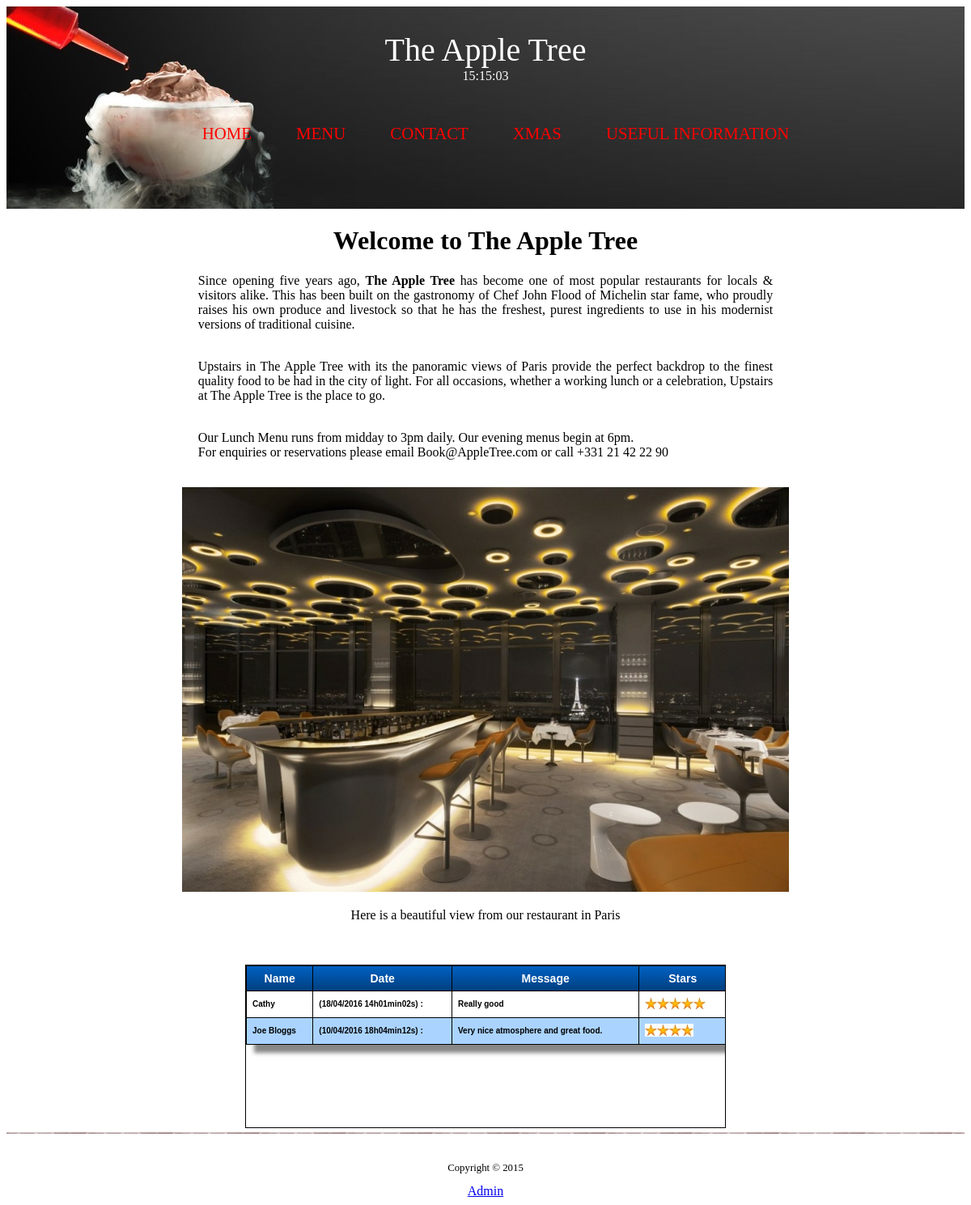
The app's page /restaurantdb/index.php with its own data.
### tables this page shows
CREATE TABLE IF NOT EXISTS `pages` (
`id` int(11) NOT NULL,
  `page` varchar(255) NOT NULL,
  `title` varchar(255) NOT NULL,
  `text` text NOT NULL
);

CREATE TABLE IF NOT EXISTS `images` (
`id` int(11) NOT NULL,
  `name` varchar(255) NOT NULL,
  `page` varchar(255) NOT NULL,
  `description` varchar(255) NOT NULL
);

CREATE TABLE IF NOT EXISTS `comments` (
`id` int(11) NOT NULL,
  `created_at` datetime NOT NULL,
  `name` varchar(20) NOT NULL,
  `email` varchar(30) NOT NULL,
  `message` text NOT NULL,
  `star` int(1) NOT NULL,
  `show_comment` int(1) NOT NULL DEFAULT '0'
);

### restaurantdb/index.php (the view, shortened to what this page needs)
<?php
include("inc/head.php");
include("inc/header.php");
include("db/config.php");
?>
<div class="para">
<?php
$sql = "SELECT * FROM pages WHERE page='home'";
$result = $conn->query($sql);
if ($result->num_rows > 0) {
	while($row = $result->fetch_assoc()) {
		echo '<h1>'.$row["title"].'</h1>';
		echo $row["text"];
	}
}
?>
</div>
<?php
$sql = "SELECT * FROM images WHERE page='home'";
$result = $conn->query($sql);
while($row = $result->fetch_assoc()) {
	echo '<image src="images/'.$row["name"].'">';
	echo '<p>'.$row["description"].'</p>';
}
?>
<div class="comments">
<?php
$sql = "SELECT name, DATE_FORMAT(created_at, '%d/%m/%Y %Hh%imin%ss') AS date, message, show_comment, star FROM comments ORDER BY ID DESC";
$result = $conn->query($sql);
if ($result->num_rows > 0)
{
?>
	<div class="tableau">
		<table >
			<tr>
				<td >
					Name
				</td>
				<td>
					Date
				</td>
				<td>
					Message
				</td>
				<td>
					Stars
				</td>
			</tr>
<?php
		while($row = $result->fetch_assoc())
		{
			if($row['show_comment']==1)
			{
				echo '<tr>';
				echo '<td><strong>'.$row["name"].'</strong></td>';
				echo '<td>('.$row["date"].') : </td>';
				echo '<td>'.$row["message"].'</td>';
				$star = $row["star"];
				echo '<td>';
				while ($star > 0)
				{
					echo '<image src="graphics/star.jpg" alt="star">';
					$star = $star - 1;
				}
				echo '</td>';
				echo '</tr>';
			}
		}
		echo '</table>';
	echo '</div>';
}
?>
</div>
<?php
include("inc/footer.php");
?>

### restaurantdb/inc/head.php (shortened to what this page needs)
<!DOCTYPE html>
<html>
	<head>
		<link rel="stylesheet" href="./css/style.css" />
	</head>

### restaurantdb/inc/header.php (shortened to what this page needs)
<?php
include("head.php");
include("./db/config.php");
?>
<header>
	<h1>The Apple Tree</h1>
	<div class="hour">
	<div id="clockdiv"></div>
	</div>
	<nav>
		<ul>
			<li><a href="index.php">home</a></li>
			<li><a href="menu.php">menu</a></li>
			<li><a href="contact.php">contact</a></li>
			<?php
			$sql = "SELECT * FROM pages WHERE id > 3";
			$result = $conn->query($sql);
			while ($row = $result->fetch_assoc())
			{
			?>
			<li><a href="new_page.php?id=<?php echo $row['id']; ?>"><?php echo $row['page']; ?></a></li>
			<?php
			}
			?>
		</ul>
	</nav>
</header>
<body>

### restaurantdb/inc/footer.php (shortened to what this page needs)
	</body>
	<footer>
		<p> Copyright © 2015  </p>
		<a href="./admin.php">Admin</a>
	</footer>
</html>

### restaurantdb/css/style.css (style rules this page uses)
header { padding-top:30px; background: url('../images/ch_nitrogen.jpg') no-repeat; height: 220px; width:100%; }
header h1 { color:white; font-size: 2.5em; font-weight: normal; text-align: center; margin:auto; }
.hour { color:white; text-align: center; margin:auto; }
nav { padding-bottom: 3px; margin:auto; }
nav ul { margin-top:50px; list-style-type: none; text-align:center; }
nav li { display: inline-block; margin-right: 15px; }
nav a { font-size: 1.3em; color: red; padding-bottom: 3px; text-decoration: none; text-transform: uppercase; font-weight: normal; text-align: left; text-indent:-5000px; margin: auto 10px; width:38px; height:18px; padding:8px; padding-top:0px; /-moz-border-radius: 50%; /-webkit-border-radius: 390px; }
footer { background: url('../graphics/separateur.png') repeat-x top; padding-top: 25px; }
footer p { font-size: 0.8em; }
body { text-align: center; }
.tableau { margin:0px; padding:0px; width:100%; box-shadow: 10px 10px 5px #888888; border:1px solid #000000; -moz-border-radius-bottomleft:0px; -webkit-border-bottom-left-radius:0px; border-bottom-left-radius:0px; -moz-border-radius-bottomright:0px; -webkit-border-bottom-right-radius:0px; border-bottom-right-radius:0px; -moz-border-radius-topright:0px; -webkit-border-top-right-radius:0px; border-top-right-radius:0px; -moz-border-radius-topleft:0px; -webkit-border-top-left-radius:0px; border-top-left-radius:0px; }
.tableau table { border-collapse: collapse; border-spacing: 0; width:100%; height:100%; margin:0px; padding:0px; }
.tableau tr:last-child td:last-child { -moz-border-radius-bottomright:0px; -webkit-border-bottom-right-radius:0px; border-bottom-right-radius:0px; }
.tableau table tr:first-child td:first-child { -moz-border-radius-topleft:0px; -webkit-border-top-left-radius:0px; border-top-left-radius:0px; }
.tableau table tr:first-child td:last-child { -moz-border-radius-topright:0px; -webkit-border-top-right-radius:0px; border-top-right-radius:0px; }
.tableau tr:last-child td:first-child { -moz-border-radius-bottomleft:0px; -webkit-border-bottom-left-radius:0px; border-bottom-left-radius:0px; }
.tableau tr:nth-child(odd) { background-color:#aad4ff; }
.tableau tr:nth-child(even) { background-color:#ffffff; }
.tableau td { vertical-align:middle; border:1px solid #000000; border-width:0px 1px 1px 0px; text-align:left; padding:7px; font-size:10px; font-family:Arial; font-weight:bold; color:#000000; }
.tableau tr:last-child td { border-width:0px 1px 0px 0px; }
.tableau tr td:last-child { border-width:0px 0px 1px 0px; }
.tableau tr:last-child td:last-child { border-width:0px 0px 0px 0px; }
.tableau tr:first-child td { background:-o-linear-gradient(bottom, #005fbf 5%, #003f7f 100%); background:-webkit-gradient( linear, left top, left bottom, color-stop(0.05, #005fbf), color-stop(1, #003f7f) ); background:-moz-linear-gradient( center top, #005fbf 5%, #003f7f 100% ); filter:progid:DXImageTransform.Microsoft.gradient(startColorstr="#005fbf", endColorstr="#003f7f"); background: -o-linear-gradient(top,#005fbf,003f7f); background-color:#005fbf; border:0px solid #000000; text-align:center; border-width:0px 0px 1px 1px; font-size:14px; font-family:Arial; font-weight:bold; color:#ffffff; }
.tableau tr:first-child td:first-child { border-width:0px 0px 1px 0px; }
.tableau tr:first-child td:last-child { border-width:0px 0px 1px 1px; }
.para { width: 60%; display: inline-block; text-align: center; /border:5px solid black; margin-left: auto; margin-right: auto; }
.para p { border-radius: 5px; position: relative; text-align: justify; margin-left: auto; margin-right: auto; }
.comments { display: inline-block; width: 50%; border:1px solid black; /width:150px; height:200px; overflow:scroll; overflow-y:scroll; overflow-x:hidden; }
li { position: relative; list-style: none; }

### records on screen
pages: page "XMAS"
pages: page "USEFUL INFORMATION"
pages: title "Welcome to The Apple Tree", text "Since opening five years ago, The Apple Tree has become one of most popular restaurants for locals & visitors alike. This has been built on the gastronomy of Chef John Flood of Michelin star fame, who proudly raises his own produce and livestock so that he has the freshest, purest ingredients to use in his modernist versions of traditional cuisine. Upstairs in The Apple Tree with its the panoramic views of Paris provide the perfect backdrop to the finest quality food to be had in the city of light. For all occasions, whether a working lunch or a celebration, Upstairs at The Apple Tree is the place to go. Our Lunch Menu runs from midday to 3pm daily. Our evening menus begin at 6pm. For…"
images: name (picture), description "Here is a beautiful view from our restaurant in Paris"
comments: name "Cathy", date "18/04/2016 14h01min02s", message "Really good", show_comment 1 (drawn)
comments: name "Joe Bloggs", date "10/04/2016 18h04min12s", message "Very nice atmosphere and great food.", show_comment 1 (drawn)
